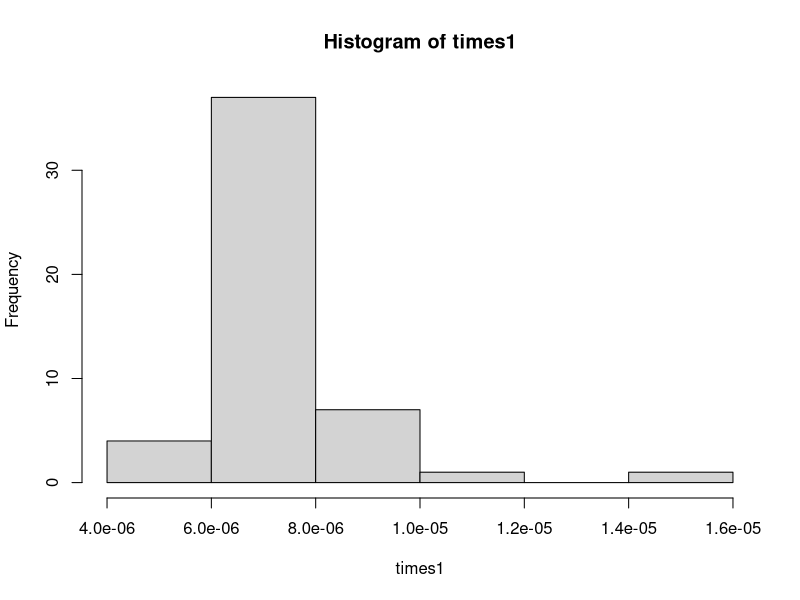
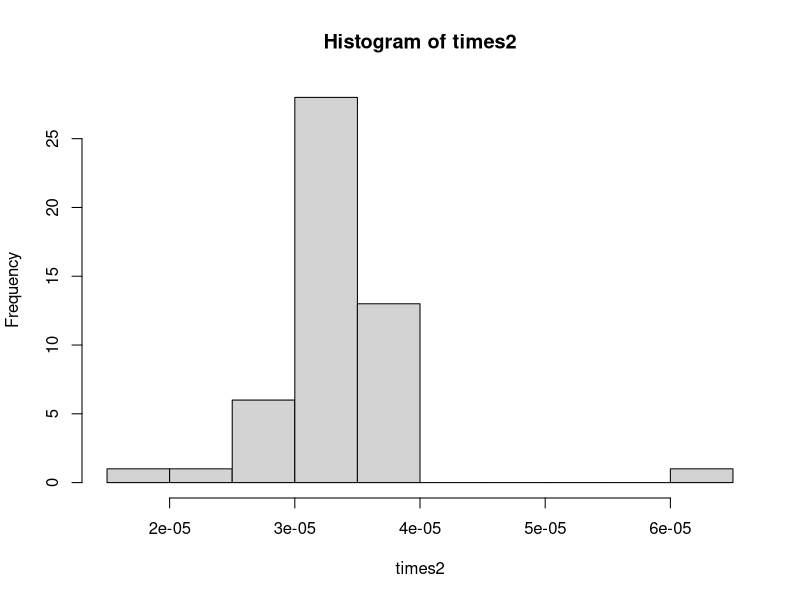

Generate these figures, in order, with R:
x=c(0,1,0,0,1,1,0,1,1)
y=c(0,1,1,1,1,0,0,1,1)

n=4
times1=rep(0,50)
for (j in 1:50){
  times1[j]=proc.time()[1]
  for(i in 1:1000){
    sum(x[1:n]*2^(0:(n-1)))*sum(y[1:n]*2^(0:(n-1)))
    
  }
  times1[j]=((proc.time()[1]-times1[j]))/1000
}
hist(times1)
times2=rep(0,50)
for (j in 1:50){
  times2[j]=proc.time()[1]
  for(i in 1:1000){
    a=sum(convolve(x[1:n]*2^(0:(n-1)),y[1:n]*2^(0:(n-1))))
    
  }
  times2[j]=((proc.time()[1]-times2[j]))/1000
}
hist(times2)
